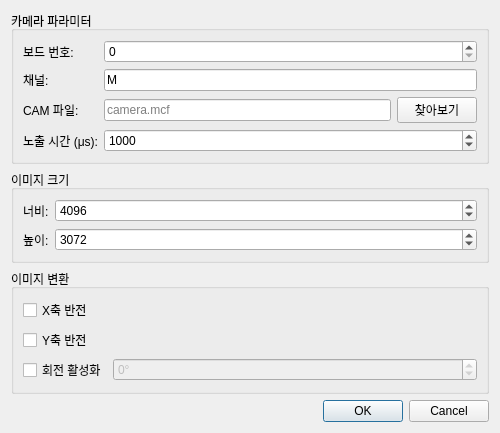
<?xml version="1.0" encoding="UTF-8"?>
<ui version="4.0">
 <class>CameraSettingsDialog</class>
 <widget class="QDialog" name="CameraSettingsDialog">
  <property name="geometry">
   <rect>
    <x>0</x>
    <y>0</y>
    <width>500</width>
    <height>400</height>
   </rect>
  </property>
  <property name="windowTitle">
   <string>카메라 설정</string>
  </property>
  <layout class="QVBoxLayout" name="verticalLayout">
   <item>
    <widget class="QGroupBox" name="groupBoxCamera">
     <property name="title">
      <string>카메라 파라미터</string>
     </property>
     <layout class="QFormLayout" name="formLayout">
      <item row="0" column="0">
       <widget class="QLabel" name="label_boardNo">
        <property name="text">
         <string>보드 번호:</string>
        </property>
       </widget>
      </item>
      <item row="0" column="1">
       <widget class="QSpinBox" name="spinBoardNo">
        <property name="maximum">
         <number>10</number>
        </property>
       </widget>
      </item>
      <item row="1" column="0">
       <widget class="QLabel" name="label_channel">
        <property name="text">
         <string>채널:</string>
        </property>
       </widget>
      </item>
      <item row="1" column="1">
       <widget class="QLineEdit" name="editChannel">
        <property name="text">
         <string>M</string>
        </property>
       </widget>
      </item>
      <item row="2" column="0">
       <widget class="QLabel" name="label_camFile">
        <property name="text">
         <string>CAM 파일:</string>
        </property>
       </widget>
      </item>
      <item row="2" column="1">
       <layout class="QHBoxLayout" name="horizontalLayout">
        <item>
         <widget class="QLineEdit" name="editCamFile">
          <property name="placeholderText">
           <string>camera.mcf</string>
          </property>
         </widget>
        </item>
        <item>
         <widget class="QPushButton" name="btnBrowseCamFile">
          <property name="text">
           <string>찾아보기</string>
          </property>
         </widget>
        </item>
       </layout>
      </item>
      <item row="3" column="0">
       <widget class="QLabel" name="label_exposure">
        <property name="text">
         <string>노출 시간 (μs):</string>
        </property>
       </widget>
      </item>
      <item row="3" column="1">
       <widget class="QSpinBox" name="spinExposure">
        <property name="maximum">
         <number>100000</number>
        </property>
        <property name="value">
         <number>1000</number>
        </property>
       </widget>
      </item>
     </layout>
    </widget>
   </item>
   <item>
    <widget class="QGroupBox" name="groupBoxImage">
     <property name="title">
      <string>이미지 크기</string>
     </property>
     <layout class="QFormLayout" name="formLayout_2">
      <item row="0" column="0">
       <widget class="QLabel" name="label_width">
        <property name="text">
         <string>너비:</string>
        </property>
       </widget>
      </item>
      <item row="0" column="1">
       <widget class="QSpinBox" name="spinWidth">
        <property name="maximum">
         <number>8192</number>
        </property>
        <property name="value">
         <number>4096</number>
        </property>
       </widget>
      </item>
      <item row="1" column="0">
       <widget class="QLabel" name="label_height">
        <property name="text">
         <string>높이:</string>
        </property>
       </widget>
      </item>
      <item row="1" column="1">
       <widget class="QSpinBox" name="spinHeight">
        <property name="maximum">
         <number>8192</number>
        </property>
        <property name="value">
         <number>3072</number>
        </property>
       </widget>
      </item>
     </layout>
    </widget>
   </item>
   <item>
    <widget class="QGroupBox" name="groupBoxTransform">
     <property name="title">
      <string>이미지 변환</string>
     </property>
     <layout class="QFormLayout" name="formLayout_3">
      <item row="0" column="0">
       <widget class="QCheckBox" name="checkFlipX">
        <property name="text">
         <string>X축 반전</string>
        </property>
       </widget>
      </item>
      <item row="1" column="0">
       <widget class="QCheckBox" name="checkFlipY">
        <property name="text">
         <string>Y축 반전</string>
        </property>
       </widget>
      </item>
      <item row="2" column="0">
       <widget class="QCheckBox" name="checkRotate">
        <property name="text">
         <string>회전 활성화</string>
        </property>
       </widget>
      </item>
      <item row="2" column="1">
       <widget class="QSpinBox" name="spinRotateDegree">
        <property name="enabled">
         <bool>false</bool>
        </property>
        <property name="suffix">
         <string>°</string>
        </property>
        <property name="minimum">
         <number>-180</number>
        </property>
        <property name="maximum">
         <number>180</number>
        </property>
       </widget>
      </item>
     </layout>
    </widget>
   </item>
   <item>
    <spacer name="verticalSpacer">
     <property name="orientation">
      <enum>Qt::Vertical</enum>
     </property>
     <property name="sizeHint" stdset="0">
      <size>
       <width>20</width>
       <height>40</height>
      </size>
     </property>
    </spacer>
   </item>
   <item>
    <widget class="QDialogButtonBox" name="buttonBox">
     <property name="orientation">
      <enum>Qt::Horizontal</enum>
     </property>
     <property name="standardButtons">
      <set>QDialogButtonBox::Cancel|QDialogButtonBox::Ok</set>
     </property>
    </widget>
   </item>
  </layout>
 </widget>
 <resources/>
 <connections>
  <connection>
   <sender>buttonBox</sender>
   <signal>accepted()</signal>
   <receiver>CameraSettingsDialog</receiver>
   <slot>accept()</slot>
   <hints>
    <hint type="sourcelabel">
     <x>248</x>
     <y>374</y>
    </hint>
    <hint type="destinationlabel">
     <x>157</x>
     <y>374</y>
    </hint>
   </hints>
  </connection>
  <connection>
   <sender>buttonBox</sender>
   <signal>rejected()</signal>
   <receiver>CameraSettingsDialog</receiver>
   <slot>reject()</slot>
   <hints>
    <hint type="sourcelabel">
     <x>316</x>
     <y>374</y>
    </hint>
    <hint type="destinationlabel">
     <x>286</x>
     <y>374</y>
    </hint>
   </hints>
  </connection>
  <connection>
   <sender>checkRotate</sender>
   <signal>toggled(bool)</signal>
   <receiver>spinRotateDegree</receiver>
   <slot>setEnabled(bool)</slot>
   <hints>
    <hint type="sourcelabel">
     <x>100</x>
     <y>300</y>
    </hint>
    <hint type="destinationlabel">
     <x>300</x>
     <y>300</y>
    </hint>
   </hints>
  </connection>
 </connections>
</ui>
